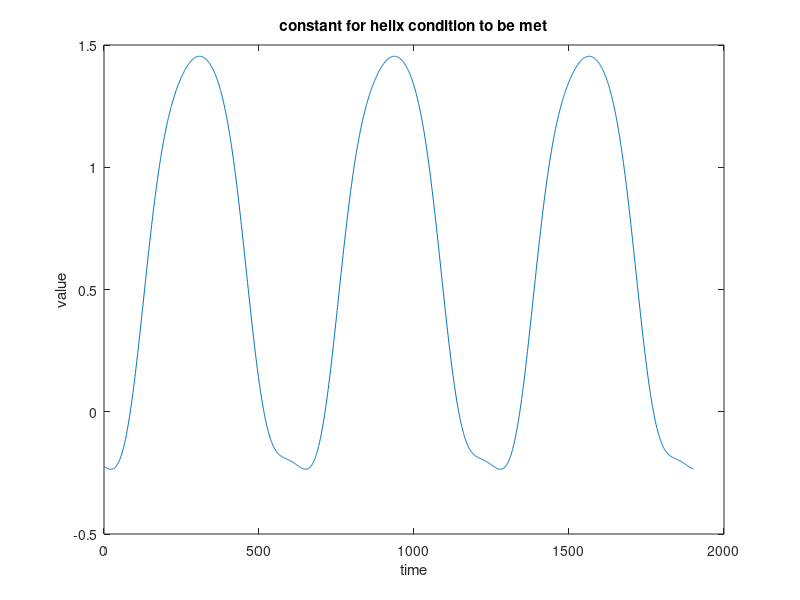

This figure's MATLAB source:
t = 1:0.01:20;
a = 1;
b = 1;
c = 1;
d = .1;
T = -pi/2;
w = 1;

t2 = a*cos(w*t)+b;
t3 = c*sin(w*t)+d;
t2b = a*cos(w*t+T)+b;
t3b = c*sin(w*t+T)+d;

x0 = cos(t2).*cos(t3)+cos(t2b).*cos(t3b);
plot(x0)
title('constant for helix condition to be met');
ylabel('value');
xlabel('time');